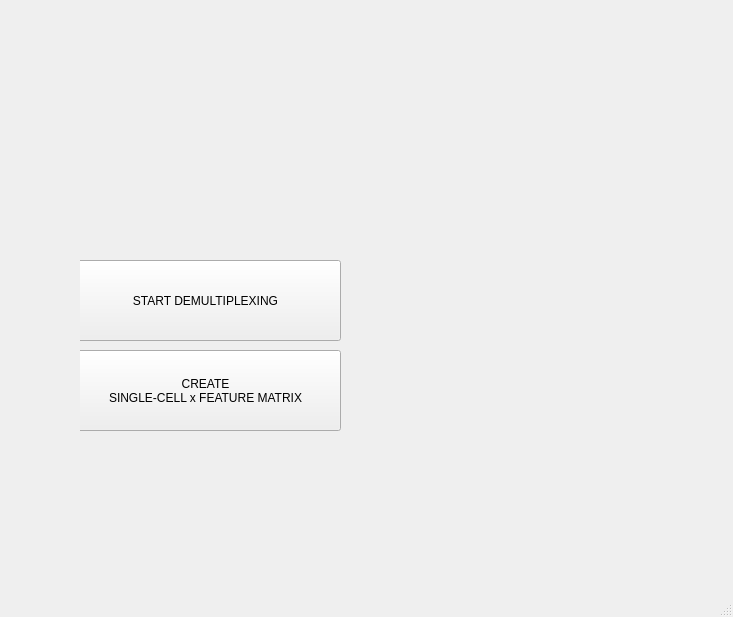
<?xml version="1.0" encoding="UTF-8"?>
<ui version="4.0">
 <class>StartWindow</class>
 <widget class="QMainWindow" name="StartWindow">
  <property name="geometry">
   <rect>
    <x>0</x>
    <y>0</y>
    <width>733</width>
    <height>617</height>
   </rect>
  </property>
  <property name="windowTitle">
   <string>MainWindow</string>
  </property>
  <widget class="QWidget" name="centralwidget">
   <widget class="QWidget" name="ImageWidget" native="true">
    <property name="geometry">
     <rect>
      <x>80</x>
      <y>20</y>
      <width>881</width>
      <height>741</height>
     </rect>
    </property>
    <widget class="QPushButton" name="DemultiplexButton">
     <property name="geometry">
      <rect>
       <x>-10</x>
       <y>240</y>
       <width>271</width>
       <height>81</height>
      </rect>
     </property>
     <property name="text">
      <string>START DEMULTIPLEXING</string>
     </property>
    </widget>
    <widget class="QPushButton" name="CreateMatrixButton">
     <property name="geometry">
      <rect>
       <x>-10</x>
       <y>330</y>
       <width>271</width>
       <height>81</height>
      </rect>
     </property>
     <property name="text">
      <string>CREATE 
SINGLE-CELL x FEATURE MATRIX</string>
     </property>
    </widget>
    <zorder>CreateMatrixButton</zorder>
    <zorder>DemultiplexButton</zorder>
   </widget>
  </widget>
  <widget class="QMenuBar" name="menubar">
   <property name="geometry">
    <rect>
     <x>0</x>
     <y>0</y>
     <width>733</width>
     <height>24</height>
    </rect>
   </property>
  </widget>
  <widget class="QStatusBar" name="statusbar"/>
 </widget>
 <resources/>
 <connections/>
</ui>
